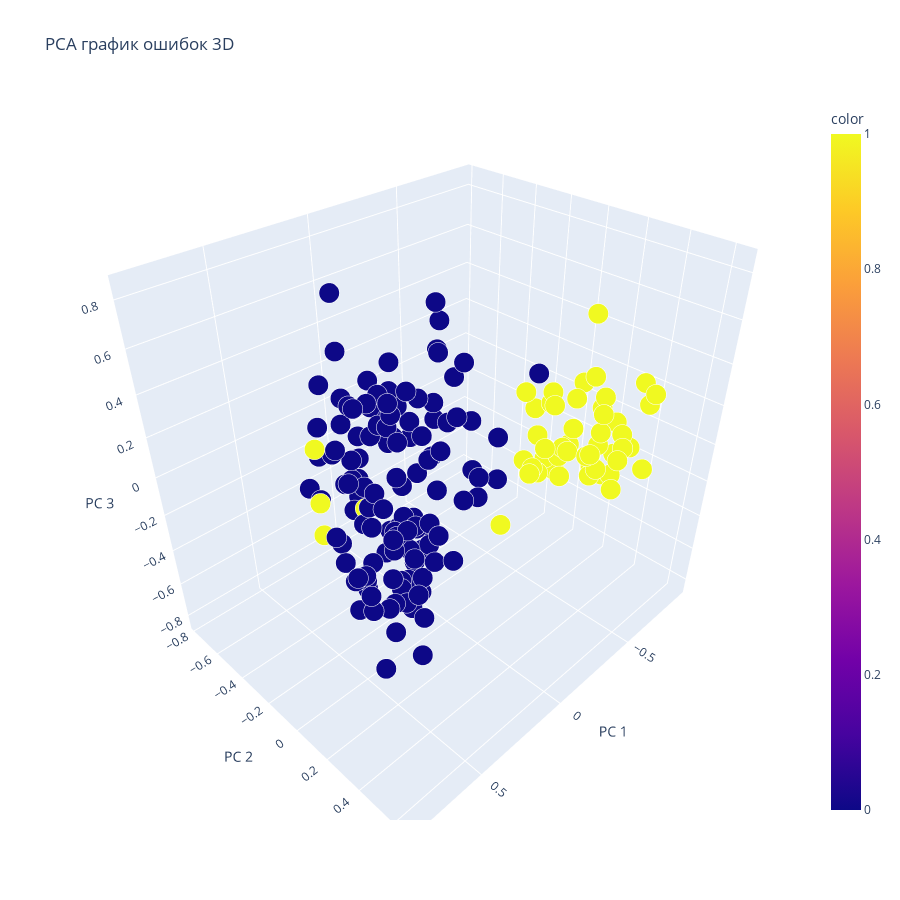

Notebook cell for this chart:
### Code cell
ACCURACY_SCORE_MY_SOLUTION(pred_k, [0,2,1], [10, 20, 30])

### Figure 1 — Plotly figure (JSON) as saved in the notebook; plotly's stock layout.template omitted (floating-point values rounded to 4 significant figures; data arrays with more than 128 entries replaced by an {"elided": "..."} marker saying what was removed)
{"data": [{"hovertemplate": "PC 1=%{x}<br>PC 2=%{y}<br>PC 3=%{z}<br>size=%{marker.size}<br>color=%{marker.color}<extra></extra>", "legendgroup": "", "marker": {"color": {"elided": "178 int values"}, "coloraxis": "coloraxis", "opacity": 1, "size": {"elided": "178 float values"}, "sizemode": "area", "sizeref": 0.00025, "symbol": "circle"}, "mode": "markers", "name": "", "scene": "scene", "showlegend": false, "type": "scatter3d", "x": {"elided": "178 float values"}, "y": {"elided": "178 float values"}, "z": {"elided": "178 float values"}}], "layout": {"coloraxis": {"colorbar": {"title": {"text": "color"}}, "colorscale": [[0, "#0d0887"], [0.1111, "#46039f"], [0.2222, "#7201a8"], [0.3333, "#9c179e"], [0.4444, "#bd3786"], [0.5556, "#d8576b"], [0.6667, "#ed7953"], [0.7778, "#fb9f3a"], [0.8889, "#fdca26"], [1, "#f0f921"]]}, "height": 900, "legend": {"itemsizing": "constant", "tracegroupgap": 0}, "scene": {"domain": {"x": [0, 1], "y": [0, 1]}, "xaxis": {"title": {"text": "PC 1"}}, "yaxis": {"title": {"text": "PC 2"}}, "zaxis": {"title": {"text": "PC 3"}}}, "title": {"text": "PCA график ошибок 3D"}, "width": 900}}
